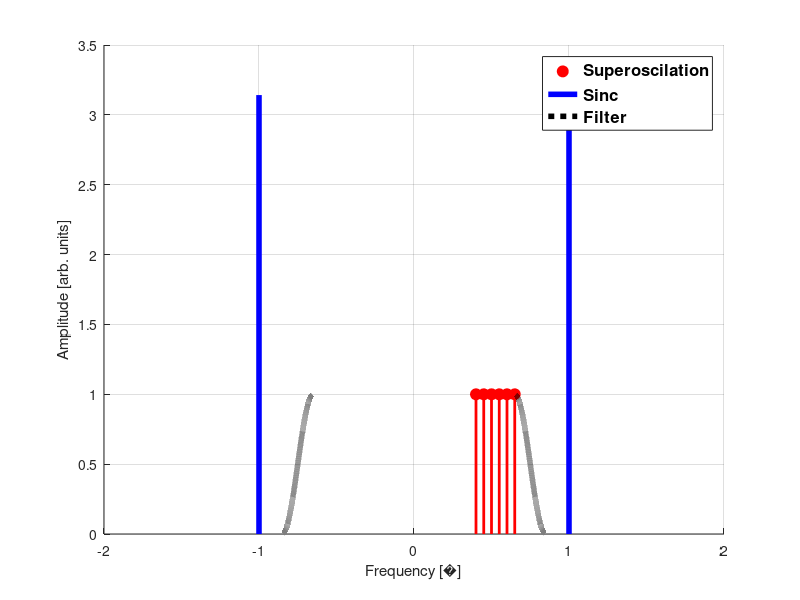

Write the MATLAB code that produced this figure. (Note: this script raises an error after producing the figure.)
clear all

superoscilation = ones(1,6);
w_axis_superoscilation = [0.4,0.45,0.5,0.55,0.6,0.65];

d_omega = 0.00001;  
w_axis = -2:d_omega:2;

sinc_signal = (w_axis >= -1) & (w_axis <= 1);  % Define sinc signal
sinc_signal = pi*sinc_signal;

%% Filter
a = 0.65;
b = 0.85;
beta = (b-a)/(b+a);
T = 2*pi/(b+a);

% Compute limits
w1 = (1 - beta) * pi / T;
w2 = (1 + beta) * pi / T;

% Initialize signal
filter_signal = zeros(size(w_axis));

% First case: H(w) = 1 for |w| <= w1
idx1 = abs(w_axis) <= w1;
filter_signal(idx1) = 1;

% Second case: Raised cosine part for w1 < |w| <= w2
idx2 = (abs(w_axis) > w1) & (abs(w_axis) <= w2);
filter_signal(idx2) = 0.5 * (1 + cos((T / (2 * beta)) * (abs(w_axis(idx2)) - w1)));
%% Plot
fig = figure;
defaultPos = get(groot, 'DefaultFigurePosition'); % Get MATLAB's default figure size

% Modify height to be half of the default
newHeight = defaultPos(4) *0.6;

% Set new figure position with the same width but half the height
set(fig, 'Position', [defaultPos(1), defaultPos(2) + defaultPos(4) / 2, defaultPos(3), newHeight]);

hold on;

% Plot the dots for superoscilation
plot_superoscillations = plot(w_axis_superoscilation, superoscilation, 'o', 'color', 'r', 'MarkerFaceColor', 'r', 'MarkerSize', 8);

% Draw vertical lines from each dot to the x-axis
for i = 1:length(w_axis_superoscilation)
    line([w_axis_superoscilation(i), w_axis_superoscilation(i)], [0, superoscilation(i)], 'color', 'r', 'LineWidth', 2);
end

% Plot sinc signal
plot_sinc = plot(w_axis, sinc_signal, 'b-', 'LineWidth', 4);

% Plot sinc signal
plot_filter = plot(w_axis, filter_signal, ':k', 'LineWidth', 4);


% Customize plot
xlabel(['Frequency [' char(969) ']'])
ylabel('Amplitude [arb. units]');
legend([plot_superoscillations, plot_sinc,plot_filter], {'Superoscilation', 'Sinc','Filter'}, 'fontweight', 'bold', 'fontsize', 12);
grid on;
ax = gca;
ax.FontWeight = 'bold';
ax.FontSize = 12;
xlim([-1.5,1.5])
hold off;
